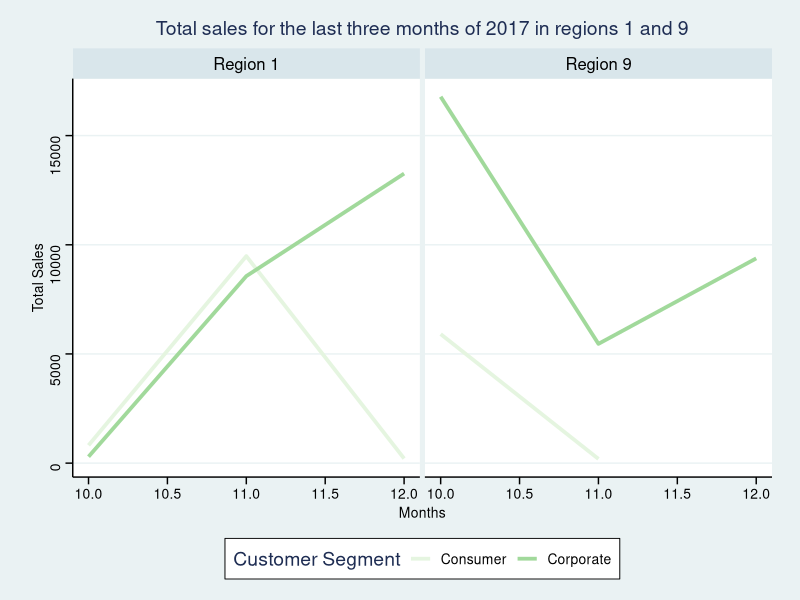
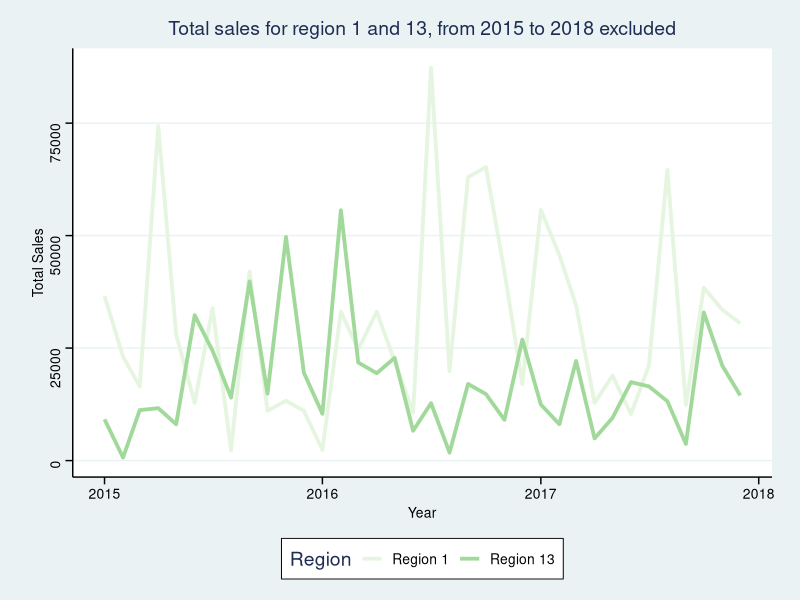
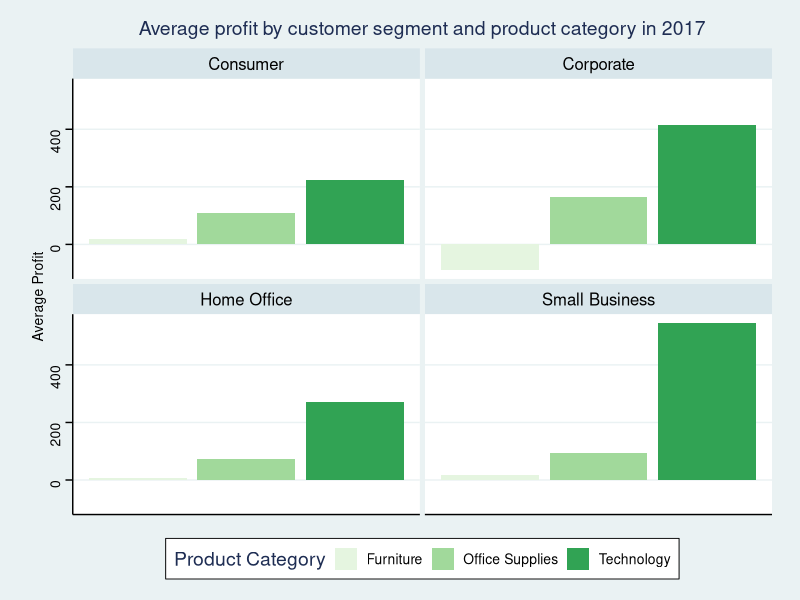

Write the R code that produced these figures, in order.
library(dplyr)
library(lubridate)
library(tidyverse)
library(ggthemes)

storedata <- read.csv("Task4/storedata.csv")

storedata$Order_Date <- as.Date(storedata$Order_Date)
table1 <- storedata %>% filter(year(Order_Date) == 2017 & month(Order_Date) >= 10) %>% filter(Region == "Region 1" | Region == "Region 9") %>% filter(Customer_Segment == "Corporate" | Customer_Segment == "Consumer")
table1 <- table1 %>% mutate(Month = month(Order_Date))
table1 <- table1 %>% group_by(Month, Region, Customer_Segment) %>% summarize(Total_Sales = sum(Sales))
ggplot(table1, aes(x=Month, y=Total_Sales, color = Customer_Segment)) + geom_line(size = 1.3) + facet_wrap(~Region) + ggtitle("Total sales for the last three months of 2017 in regions 1 and 9") + xlab("Months") + ylab("Total Sales") + labs(color = "Customer Segment") + theme_stata() + scale_color_brewer(palette = "Greens") 

tabfig1 <- storedata %>% filter(Region == "Region 1" | Region == "Region 13") %>% mutate(Year = year(Order_Date), Month = month(Order_Date)) %>% filter(Year != 2014) %>% group_by(Year, Month, Region) %>% summarize(Total_Sales = sum(Sales))
tabfig1$Total_Sales <- as.numeric(tabfig1$Total_Sales)
tabfig1 <- tabfig1 %>% mutate(Year_Month = paste(Year, Month, "01", sep="-"))
tabfig1$Year_Month <- as.Date(tabfig1$Year_Month, format="%Y-%m-%d")
tabfig1 <- tabfig1[,c(3:5)]
figure1 <- ggplot(tabfig1, aes(x=Year_Month, y=Total_Sales, color = Region)) + geom_line(size = 1.3) + ggtitle("Total sales for region 1 and 13, from 2015 to 2018 excluded") + xlab("Year") + ylab("Total Sales") + theme_stata() + scale_color_brewer(palette = "Greens")
figure1

table2 <- tabfig1 %>% spread(Region, Total_Sales)
names(table2) <- c("Total_Sales", "Region_1", "Region_13")
table2 <- table2 %>% filter(Region_13 > Region_1)

table3 <- storedata %>% filter(year(Order_Date) == 2017, Region != "Region 3", Region != "Region 5", Region != "Region 8") %>% group_by(Customer_Segment, Product_Category) %>% summarize(Average_Profit = mean(Profit))
maxtable3 <- table3 %>% ungroup() %>% filter(Average_Profit == max(Average_Profit))
ggplot(table3, aes(x = Product_Category, y = Average_Profit, fill=Product_Category)) + geom_histogram(stat="identity") + facet_wrap(~Customer_Segment) + ggtitle("Average profit by customer segment and product category in 2017") + ylab("Average Profit") + labs(fill = "Product Category") + theme_stata() + theme(axis.title.x = element_blank(), axis.text.x = element_blank(), axis.ticks.x = element_blank()) + scale_fill_brewer(palette = "Greens")